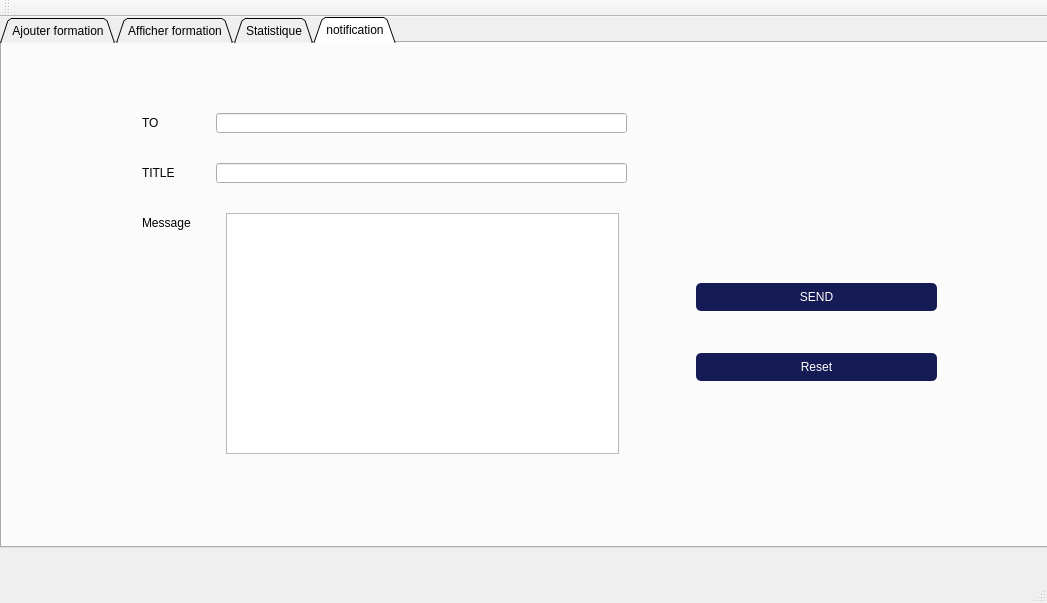
<?xml version="1.0" encoding="UTF-8"?>
<ui version="4.0">
 <class>MainWindow</class>
 <widget class="QMainWindow" name="MainWindow">
  <property name="geometry">
   <rect>
    <x>0</x>
    <y>0</y>
    <width>1047</width>
    <height>603</height>
   </rect>
  </property>
  <property name="windowTitle">
   <string>Gestion des Clients</string>
  </property>
  <widget class="QWidget" name="centralWidget">
   <widget class="QTabWidget" name="tabWidget">
    <property name="geometry">
     <rect>
      <x>0</x>
      <y>0</y>
      <width>1141</width>
      <height>531</height>
     </rect>
    </property>
    <property name="tabShape">
     <enum>QTabWidget::Triangular</enum>
    </property>
    <property name="currentIndex">
     <number>3</number>
    </property>
    <widget class="QWidget" name="tab_3">
     <attribute name="title">
      <string>Ajouter formation</string>
     </attribute>
     <widget class="QLabel" name="label_13">
      <property name="geometry">
       <rect>
        <x>100</x>
        <y>140</y>
        <width>131</width>
        <height>41</height>
       </rect>
      </property>
      <property name="text">
       <string>nom formation</string>
      </property>
     </widget>
     <widget class="QLabel" name="label_14">
      <property name="geometry">
       <rect>
        <x>90</x>
        <y>100</y>
        <width>131</width>
        <height>21</height>
       </rect>
      </property>
      <property name="text">
       <string>code formation</string>
      </property>
     </widget>
     <widget class="QLabel" name="label_15">
      <property name="geometry">
       <rect>
        <x>100</x>
        <y>200</y>
        <width>131</width>
        <height>31</height>
       </rect>
      </property>
      <property name="text">
       <string>nom encadreur</string>
      </property>
     </widget>
     <widget class="QLabel" name="label_16">
      <property name="geometry">
       <rect>
        <x>100</x>
        <y>270</y>
        <width>61</width>
        <height>16</height>
       </rect>
      </property>
      <property name="text">
       <string>type formation</string>
      </property>
     </widget>
     <widget class="QLabel" name="label_17">
      <property name="geometry">
       <rect>
        <x>100</x>
        <y>330</y>
        <width>141</width>
        <height>16</height>
       </rect>
      </property>
      <property name="text">
       <string>dure formation</string>
      </property>
     </widget>
     <widget class="QLineEdit" name="CODE_FORMATION">
      <property name="geometry">
       <rect>
        <x>280</x>
        <y>100</y>
        <width>113</width>
        <height>20</height>
       </rect>
      </property>
     </widget>
     <widget class="QLineEdit" name="NOM_FOR">
      <property name="geometry">
       <rect>
        <x>280</x>
        <y>150</y>
        <width>113</width>
        <height>20</height>
       </rect>
      </property>
     </widget>
     <widget class="QLineEdit" name="NOM_ENCADREUR">
      <property name="geometry">
       <rect>
        <x>280</x>
        <y>210</y>
        <width>113</width>
        <height>20</height>
       </rect>
      </property>
     </widget>
     <widget class="QLineEdit" name="TYPE_FOR">
      <property name="geometry">
       <rect>
        <x>280</x>
        <y>270</y>
        <width>113</width>
        <height>20</height>
       </rect>
      </property>
     </widget>
     <widget class="QLineEdit" name="DURE_FOR">
      <property name="geometry">
       <rect>
        <x>280</x>
        <y>330</y>
        <width>113</width>
        <height>20</height>
       </rect>
      </property>
     </widget>
     <widget class="QPushButton" name="pushButtonAjouter">
      <property name="geometry">
       <rect>
        <x>540</x>
        <y>190</y>
        <width>75</width>
        <height>23</height>
       </rect>
      </property>
      <property name="text">
       <string>Ajouter</string>
      </property>
     </widget>
     <widget class="QPushButton" name="Mod_2">
      <property name="geometry">
       <rect>
        <x>540</x>
        <y>150</y>
        <width>75</width>
        <height>23</height>
       </rect>
      </property>
      <property name="text">
       <string>Modifier</string>
      </property>
     </widget>
     <widget class="QPushButton" name="rechercher_button_2">
      <property name="geometry">
       <rect>
        <x>480</x>
        <y>230</y>
        <width>181</width>
        <height>28</height>
       </rect>
      </property>
      <property name="text">
       <string>ajouter un code pin </string>
      </property>
     </widget>
     <widget class="QPushButton" name="ImportPDF">
      <property name="geometry">
       <rect>
        <x>820</x>
        <y>70</y>
        <width>93</width>
        <height>28</height>
       </rect>
      </property>
      <property name="styleSheet">
       <string notr="true">QPushButton {
color: #dcdcdc;
background:#535353;
border: none;
font-size:12px;
font-family:Arial, Helvetica, sans-serif;
border: 2px solid ;
border-radius: 8px;
}
QPushButton:hover {
color:#fff;
	background-color: rgb(0, 0, 127);
border: none;
}
</string>
      </property>
      <property name="text">
       <string>Import PDF</string>
      </property>
     </widget>
     <widget class="QPushButton" name="insererphoto">
      <property name="geometry">
       <rect>
        <x>770</x>
        <y>140</y>
        <width>191</width>
        <height>28</height>
       </rect>
      </property>
      <property name="styleSheet">
       <string notr="true">QPushButton {
color: #dcdcdc;
background:#535353;
border: none;
font-size:12px;
font-family:Arial, Helvetica, sans-serif;
border: 2px solid ;
border-radius: 8px;
}
QPushButton:hover {
color:#fff;
	background-color: rgb(0, 0, 127);
border: none;
}</string>
      </property>
      <property name="text">
       <string>inserer photo de formation</string>
      </property>
     </widget>
     <widget class="QLabel" name="lbl_image">
      <property name="geometry">
       <rect>
        <x>770</x>
        <y>230</y>
        <width>181</width>
        <height>181</height>
       </rect>
      </property>
      <property name="text">
       <string/>
      </property>
     </widget>
    </widget>
    <widget class="QWidget" name="tab_4">
     <attribute name="title">
      <string>Afficher formation</string>
     </attribute>
     <widget class="QTableView" name="tab_for">
      <property name="geometry">
       <rect>
        <x>10</x>
        <y>30</y>
        <width>761</width>
        <height>271</height>
       </rect>
      </property>
     </widget>
     <widget class="QLabel" name="label_18">
      <property name="geometry">
       <rect>
        <x>60</x>
        <y>390</y>
        <width>111</width>
        <height>20</height>
       </rect>
      </property>
      <property name="text">
       <string>code formation</string>
      </property>
     </widget>
     <widget class="QLineEdit" name="code_supp">
      <property name="geometry">
       <rect>
        <x>180</x>
        <y>390</y>
        <width>113</width>
        <height>22</height>
       </rect>
      </property>
     </widget>
     <widget class="QPushButton" name="supp">
      <property name="geometry">
       <rect>
        <x>410</x>
        <y>400</y>
        <width>93</width>
        <height>28</height>
       </rect>
      </property>
      <property name="text">
       <string>Supprimer</string>
      </property>
     </widget>
     <widget class="QPushButton" name="Mod_4">
      <property name="geometry">
       <rect>
        <x>410</x>
        <y>360</y>
        <width>93</width>
        <height>28</height>
       </rect>
      </property>
      <property name="text">
       <string>Modifier</string>
      </property>
     </widget>
     <widget class="QPushButton" name="rechercher_button">
      <property name="geometry">
       <rect>
        <x>410</x>
        <y>440</y>
        <width>93</width>
        <height>28</height>
       </rect>
      </property>
      <property name="text">
       <string>Rechercher</string>
      </property>
     </widget>
     <widget class="QPushButton" name="qrcodegen">
      <property name="geometry">
       <rect>
        <x>830</x>
        <y>260</y>
        <width>200</width>
        <height>28</height>
       </rect>
      </property>
      <property name="styleSheet">
       <string notr="true"/>
      </property>
      <property name="text">
       <string>Générer QR Code</string>
      </property>
     </widget>
     <widget class="QLabel" name="qrcodecommande">
      <property name="enabled">
       <bool>true</bool>
      </property>
      <property name="geometry">
       <rect>
        <x>830</x>
        <y>60</y>
        <width>200</width>
        <height>200</height>
       </rect>
      </property>
      <property name="sizePolicy">
       <sizepolicy hsizetype="Fixed" vsizetype="Fixed">
        <horstretch>0</horstretch>
        <verstretch>0</verstretch>
       </sizepolicy>
      </property>
      <property name="minimumSize">
       <size>
        <width>200</width>
        <height>200</height>
       </size>
      </property>
      <property name="maximumSize">
       <size>
        <width>200</width>
        <height>200</height>
       </size>
      </property>
      <property name="text">
       <string/>
      </property>
     </widget>
     <widget class="QGroupBox" name="groupBox">
      <property name="geometry">
       <rect>
        <x>810</x>
        <y>350</y>
        <width>191</width>
        <height>111</height>
       </rect>
      </property>
      <property name="title">
       <string>Trier  NOM par ordre:</string>
      </property>
      <widget class="QRadioButton" name="radioButton_croissant">
       <property name="geometry">
        <rect>
         <x>10</x>
         <y>40</y>
         <width>161</width>
         <height>20</height>
        </rect>
       </property>
       <property name="text">
        <string>Alphabétique Croissant</string>
       </property>
      </widget>
      <widget class="QRadioButton" name="radioButton_dcroissant">
       <property name="geometry">
        <rect>
         <x>10</x>
         <y>80</y>
         <width>171</width>
         <height>20</height>
        </rect>
       </property>
       <property name="text">
        <string>Alphabétique Décroissant</string>
       </property>
      </widget>
     </widget>
     <widget class="QPushButton" name="rechercher_button_22">
      <property name="geometry">
       <rect>
        <x>110</x>
        <y>440</y>
        <width>181</width>
        <height>28</height>
       </rect>
      </property>
      <property name="text">
       <string>ajouter un code pin </string>
      </property>
     </widget>
    </widget>
    <widget class="QWidget" name="tab">
     <attribute name="title">
      <string>Statistique</string>
     </attribute>
     <widget class="QPushButton" name="statsmed">
      <property name="geometry">
       <rect>
        <x>770</x>
        <y>430</y>
        <width>181</width>
        <height>28</height>
       </rect>
      </property>
      <property name="text">
       <string>Appliquer la statistique</string>
      </property>
     </widget>
    </widget>
    <widget class="QWidget" name="tab_2">
     <attribute name="title">
      <string>notification</string>
     </attribute>
     <widget class="QLineEdit" name="subject">
      <property name="geometry">
       <rect>
        <x>214</x>
        <y>120</y>
        <width>411</width>
        <height>20</height>
       </rect>
      </property>
     </widget>
     <widget class="QPushButton" name="reset_3">
      <property name="geometry">
       <rect>
        <x>694</x>
        <y>310</y>
        <width>241</width>
        <height>28</height>
       </rect>
      </property>
      <property name="styleSheet">
       <string notr="true">QPushButton {
padding: 1px;
border-style: solid;
border: 2px solid gray;
border-radius: 8px;
background-color: rgb(143, 143, 143);
border:2px solid #000;
}
QPushButton {
     color: #fff !important;
text-transform: uppercase;
text-decoration: none;
background: #151B54;

border-radius: 5px;
display: inline-block;
border: none;
transition: all 0.4s ease 0s;
 }
 QPushButton:hover {
     background: #434343;
letter-spacing: 1px;
-webkit-box-shadow: 0px 5px 40px -10px rgba(0,0,0,0.57);
-moz-box-shadow: 0px 5px 40px -10px rgba(0,0,0,0.57);
box-shadow: 5px 40px -10px rgba(0,0,0,0.57);
transition: all 0.4s ease 0s;
 }</string>
      </property>
      <property name="text">
       <string>Reset</string>
      </property>
     </widget>
     <widget class="QLineEdit" name="rcpt">
      <property name="geometry">
       <rect>
        <x>214</x>
        <y>70</y>
        <width>411</width>
        <height>20</height>
       </rect>
      </property>
     </widget>
     <widget class="QLabel" name="label">
      <property name="geometry">
       <rect>
        <x>140</x>
        <y>70</y>
        <width>61</width>
        <height>20</height>
       </rect>
      </property>
      <property name="text">
       <string>TO</string>
      </property>
     </widget>
     <widget class="QLabel" name="label_8">
      <property name="geometry">
       <rect>
        <x>140</x>
        <y>170</y>
        <width>61</width>
        <height>20</height>
       </rect>
      </property>
      <property name="text">
       <string>Message</string>
      </property>
     </widget>
     <widget class="QPushButton" name="send_mail">
      <property name="geometry">
       <rect>
        <x>694</x>
        <y>240</y>
        <width>241</width>
        <height>28</height>
       </rect>
      </property>
      <property name="styleSheet">
       <string notr="true">QPushButton {
padding: 1px;
border-style: solid;
border: 2px solid gray;
border-radius: 8px;
background-color: rgb(143, 143, 143);
border:2px solid #000;
}
QPushButton {
     color: #fff !important;
text-transform: uppercase;
text-decoration: none;
background: #151B54;

border-radius: 5px;
display: inline-block;
border: none;
transition: all 0.4s ease 0s;
 }
 QPushButton:hover {
     background: #434343;
letter-spacing: 1px;
-webkit-box-shadow: 0px 5px 40px -10px rgba(0,0,0,0.57);
-moz-box-shadow: 0px 5px 40px -10px rgba(0,0,0,0.57);
box-shadow: 5px 40px -10px rgba(0,0,0,0.57);
transition: all 0.4s ease 0s;
 }</string>
      </property>
      <property name="text">
       <string>SEND</string>
      </property>
     </widget>
     <widget class="QPlainTextEdit" name="msg">
      <property name="geometry">
       <rect>
        <x>224</x>
        <y>170</y>
        <width>393</width>
        <height>241</height>
       </rect>
      </property>
      <property name="styleSheet">
       <string notr="true">QLineEdit {
padding: 1px;
border-style: solid;
border: 2px solid gray;
border-radius: 8px;
background-color: rgb(255, 255, 255);
border:2px solid #000;
}</string>
      </property>
     </widget>
     <widget class="QLabel" name="label_2">
      <property name="geometry">
       <rect>
        <x>140</x>
        <y>120</y>
        <width>61</width>
        <height>20</height>
       </rect>
      </property>
      <property name="text">
       <string>TITLE</string>
      </property>
     </widget>
    </widget>
   </widget>
  </widget>
  <widget class="QMenuBar" name="menuBar">
   <property name="geometry">
    <rect>
     <x>0</x>
     <y>0</y>
     <width>1047</width>
     <height>26</height>
    </rect>
   </property>
  </widget>
  <widget class="QToolBar" name="mainToolBar">
   <attribute name="toolBarArea">
    <enum>TopToolBarArea</enum>
   </attribute>
   <attribute name="toolBarBreak">
    <bool>false</bool>
   </attribute>
  </widget>
  <widget class="QStatusBar" name="statusBar"/>
 </widget>
 <layoutdefault spacing="6" margin="11"/>
 <resources/>
 <connections/>
</ui>
